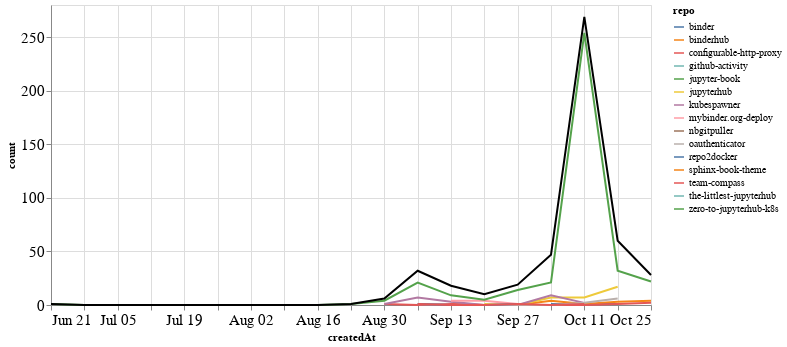

Here is the notebook cell this chart was saved with:
### Markdown cell above
## Comments

### Code cell
comments_time = comments.groupby('repo').resample('W', on='createdAt').count()['author'].reset_index()
comments_time = comments_time.rename(columns={'author': 'count'})
comments_time_total = comments_time.groupby('createdAt').agg({"count": "sum"}).reset_index()
ch1 = alt.Chart(comments_time, width=600).mark_line().encode(
    x='createdAt',
    y='count',
    color='repo',
    tooltip="repo"
)

ch2 = alt.Chart(comments_time_total, width=600).mark_line(color="black").encode(
    x='createdAt',
    y='count',
)

ch1 + ch2

### Figure 1 — Vega-Lite specification as saved in the notebook (floating-point values rounded to 4 significant figures)
{"config": {"axisLeft": {"labelFontSize": 15}, "axisBottom": {"labelFontSize": 15}}, "layer": [{"data": {"name": "data-2b0eed042ade573b1264c12156f827c6"}, "mark": "line", "encoding": {"color": {"type": "nominal", "field": "repo"}, "tooltip": {"type": "nominal", "field": "repo"}, "x": {"type": "temporal", "field": "createdAt"}, "y": {"type": "quantitative", "field": "count"}}, "width": 600}, {"data": {"name": "data-d64d35ee455fad2e0533054e7e8ca4e2"}, "mark": {"type": "line", "color": "black"}, "encoding": {"x": {"type": "temporal", "field": "createdAt"}, "y": {"type": "quantitative", "field": "count"}}, "width": 600}], "$schema": "https://vega.github.io/schema/vega-lite/v4.8.1.json", "datasets": {"data-2b0eed042ade573b1264c12156f827c6": [{"repo": "binder", "createdAt": "2020-10-04T00:00:00", "count": 1}, {"repo": "binder", "createdAt": "2020-10-11T00:00:00", "count": 1}, {"repo": "binder", "createdAt": "2020-10-18T00:00:00", "count": 1}, {"repo": "binderhub", "createdAt": "2020-09-13T00:00:00", "count": 1}, {"repo": "binderhub", "createdAt": "2020-09-20T00:00:00", "count": 0}, {"repo": "binderhub", "createdAt": "2020-09-27T00:00:00", "count": 0}, {"repo": "binderhub", "createdAt": "2020-10-04T00:00:00", "count": 4}, {"repo": "binderhub", "createdAt": "2020-10-11T00:00:00", "count": 1}, {"repo": "binderhub", "createdAt": "2020-10-18T00:00:00", "count": 3}, {"repo": "binderhub", "createdAt": "2020-10-25T00:00:00", "count": 4}, {"repo": "configurable-http-proxy", "createdAt": "2020-08-30T00:00:00", "count": 1}, {"repo": "configurable-http-proxy", "createdAt": "2020-09-06T00:00:00", "count": 0}, {"repo": "configurable-http-proxy", "createdAt": "2020-09-13T00:00:00", "count": 1}, {"repo": "configurable-http-proxy", "createdAt": "2020-09-20T00:00:00", "count": 0}, {"repo": "configurable-http-proxy", "createdAt": "2020-09-27T00:00:00", "count": 0}, {"repo": "configurable-http-proxy", "createdAt": "2020-10-04T00:00:00", "count": 0}, {"repo": "configurable-http-proxy", "createdAt": "2020-10-11T00:00:00", "count": 0}, {"repo": "configurable-http-proxy", "createdAt": "2020-10-18T00:00:00", "count": 1}, {"repo": "configurable-http-proxy", "createdAt": "2020-10-25T00:00:00", "count": 2}, {"repo": "github-activity", "createdAt": "2020-10-11T00:00:00", "count": 1}, {"repo": "jupyter-book", "createdAt": "2020-10-04T00:00:00", "count": 2}, {"repo": "jupyterhub", "createdAt": "2020-09-20T00:00:00", "count": 1}, {"repo": "jupyterhub", "createdAt": "2020-09-27T00:00:00", "count": 0}, {"repo": "jupyterhub", "createdAt": "2020-10-04T00:00:00", "count": 7}, {"repo": "jupyterhub", "createdAt": "2020-10-11T00:00:00", "count": 7}, {"repo": "jupyterhub", "createdAt": "2020-10-18T00:00:00", "count": 17}, {"repo": "kubespawner", "createdAt": "2020-08-30T00:00:00", "count": 1}, {"repo": "kubespawner", "createdAt": "2020-09-06T00:00:00", "count": 7}, {"repo": "kubespawner", "createdAt": "2020-09-13T00:00:00", "count": 3}, {"repo": "kubespawner", "createdAt": "2020-09-20T00:00:00", "count": 0}, {"repo": "kubespawner", "createdAt": "2020-09-27T00:00:00", "count": 0}, {"repo": "kubespawner", "createdAt": "2020-10-04T00:00:00", "count": 9}, {"repo": "kubespawner", "createdAt": "2020-10-11T00:00:00", "count": 2}, {"repo": "mybinder.org-deploy", "createdAt": "2020-09-13T00:00:00", "count": 4}, {"repo": "mybinder.org-deploy", "createdAt": "2020-09-20T00:00:00", "count": 4}, {"repo": "mybinder.org-deploy", "createdAt": "2020-09-27T00:00:00", "count": 1}, {"repo": "nbgitpuller", "createdAt": "2020-10-04T00:00:00", "count": 3}, {"repo": "oauthenticator", "createdAt": "2020-09-06T00:00:00", "count": 1}, {"repo": "oauthenticator", "createdAt": "2020-09-13T00:00:00", "count": 0}, {"repo": "oauthenticator", "createdAt": "2020-09-20T00:00:00", "count": 0}, {"repo": "oauthenticator", "createdAt": "2020-09-27T00:00:00", "count": 0}, {"repo": "oauthenticator", "createdAt": "2020-10-04T00:00:00", "count": 0}, {"repo": "oauthenticator", "createdAt": "2020-10-11T00:00:00", "count": 2}, {"repo": "oauthenticator", "createdAt": "2020-10-18T00:00:00", "count": 6}, {"repo": "repo2docker", "createdAt": "2020-09-06T00:00:00", "count": 1}, {"repo": "repo2docker", "createdAt": "2020-09-13T00:00:00", "count": 0}, {"repo": "repo2docker", "createdAt": "2020-09-20T00:00:00", "count": 0}, {"repo": "repo2docker", "createdAt": "2020-09-27T00:00:00", "count": 1}, {"repo": "sphinx-book-theme", "createdAt": "2020-09-27T00:00:00", "count": 2}, {"repo": "team-compass", "createdAt": "2020-09-06T00:00:00", "count": 1}, {"repo": "team-compass", "createdAt": "2020-09-13T00:00:00", "count": 0}, {"repo": "team-compass", "createdAt": "2020-09-20T00:00:00", "count": 0}, {"repo": "team-compass", "createdAt": "2020-09-27T00:00:00", "count": 1}, {"repo": "team-compass", "createdAt": "2020-10-04T00:00:00", "count": 0}, {"repo": "team-compass", "createdAt": "2020-10-11T00:00:00", "count": 1}, {"repo": "the-littlest-jupyterhub", "createdAt": "2020-09-06T00:00:00", "count": 1}, {"repo": "zero-to-jupyterhub-k8s", "createdAt": "2020-06-21T00:00:00", "count": 1}, {"repo": "zero-to-jupyterhub-k8s", "createdAt": "2020-06-28T00:00:00", "count": 0}, {"repo": "zero-to-jupyterhub-k8s", "createdAt": "2020-07-05T00:00:00", "count": 0}, {"repo": "zero-to-jupyterhub-k8s", "createdAt": "2020-07-12T00:00:00", "count": 0}, {"repo": "zero-to-jupyterhub-k8s", "createdAt": "2020-07-19T00:00:00", "count": 0}, {"repo": "zero-to-jupyterhub-k8s", "createdAt": "2020-07-26T00:00:00", "count": 0}, {"repo": "zero-to-jupyterhub-k8s", "createdAt": "2020-08-02T00:00:00", "count": 0}, {"repo": "zero-to-jupyterhub-k8s", "createdAt": "2020-08-09T00:00:00", "count": 0}, {"repo": "zero-to-jupyterhub-k8s", "createdAt": "2020-08-16T00:00:00", "count": 0}, {"repo": "zero-to-jupyterhub-k8s", "createdAt": "2020-08-23T00:00:00", "count": 1}, {"repo": "zero-to-jupyterhub-k8s", "createdAt": "2020-08-30T00:00:00", "count": 4}, {"repo": "zero-to-jupyterhub-k8s", "createdAt": "2020-09-06T00:00:00", "count": 21}, {"repo": "zero-to-jupyterhub-k8s", "createdAt": "2020-09-13T00:00:00", "count": 9}, {"repo": "zero-to-jupyterhub-k8s", "createdAt": "2020-09-20T00:00:00", "count": 5}, {"repo": "zero-to-jupyterhub-k8s", "createdAt": "2020-09-27T00:00:00", "count": 14}, {"repo": "zero-to-jupyterhub-k8s", "createdAt": "2020-10-04T00:00:00", "count": 21}, {"repo": "zero-to-jupyterhub-k8s", "createdAt": "2020-10-11T00:00:00", "count": 254}, {"repo": "zero-to-jupyterhub-k8s", "createdAt": "2020-10-18T00:00:00", "count": 32}, {"repo": "zero-to-jupyterhub-k8s", "createdAt": "2020-10-25T00:00:00", "count": 22}], "data-d64d35ee455fad2e0533054e7e8ca4e2": [{"createdAt": "2020-06-21T00:00:00", "count": 1}, {"createdAt": "2020-06-28T00:00:00", "count": 0}, {"createdAt": "2020-07-05T00:00:00", "count": 0}, {"createdAt": "2020-07-12T00:00:00", "count": 0}, {"createdAt": "2020-07-19T00:00:00", "count": 0}, {"createdAt": "2020-07-26T00:00:00", "count": 0}, {"createdAt": "2020-08-02T00:00:00", "count": 0}, {"createdAt": "2020-08-09T00:00:00", "count": 0}, {"createdAt": "2020-08-16T00:00:00", "count": 0}, {"createdAt": "2020-08-23T00:00:00", "count": 1}, {"createdAt": "2020-08-30T00:00:00", "count": 6}, {"createdAt": "2020-09-06T00:00:00", "count": 32}, {"createdAt": "2020-09-13T00:00:00", "count": 18}, {"createdAt": "2020-09-20T00:00:00", "count": 10}, {"createdAt": "2020-09-27T00:00:00", "count": 19}, {"createdAt": "2020-10-04T00:00:00", "count": 47}, {"createdAt": "2020-10-11T00:00:00", "count": 269}, {"createdAt": "2020-10-18T00:00:00", "count": 60}, {"createdAt": "2020-10-25T00:00:00", "count": 28}]}}
